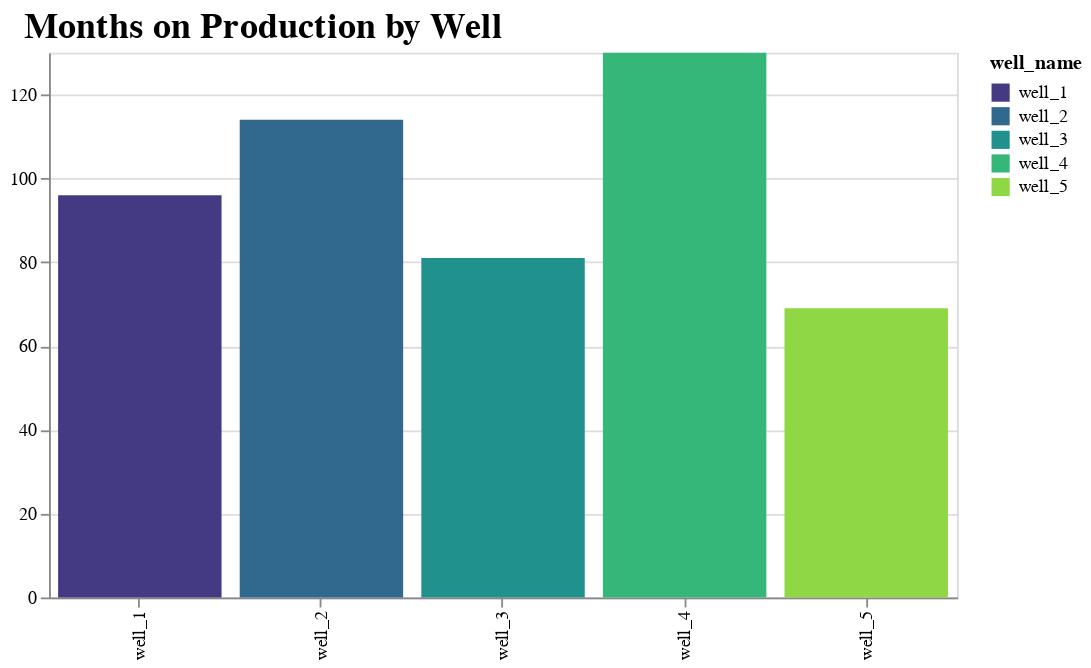

Write notebook code for a chart like this one.
### Markdown cell above
#### Frequency of Categorical Columns
- Each well has produced for a different length of time, where each row in the dataset represents a month of production.
- It would be interesting to visualize the difference between the first and last day of production by counting the row occurrences in the `well_name` column.

### Code cell
# Visualize months on production
alt.Chart(df).mark_bar().encode(
    alt.X('well_name:N').title(None),
    alt.Y('count():Q').title(None),
    alt.Color('well_name').scale(scheme='viridis')
).properties(
    height = 300,
    width = 500,
    title=alt.Title('Months on Production by Well', fontSize=20, align='right'),
)

### Figure 1 — Vega-Lite specification as saved in the notebook (floating-point values rounded to 4 significant figures; data arrays with more than 128 entries replaced by an {"elided": "..."} marker saying what was removed)
{"config": {"view": {"continuousWidth": 300, "continuousHeight": 300}}, "data": {"name": "data-7aa8f079216b152f689ca42d0430e04f"}, "mark": {"type": "bar"}, "encoding": {"color": {"field": "well_name", "scale": {"scheme": "viridis"}, "type": "nominal"}, "x": {"field": "well_name", "title": null, "type": "nominal"}, "y": {"aggregate": "count", "title": null, "type": "quantitative"}}, "height": 300, "title": {"text": "Months on Production by Well", "align": "right", "fontSize": 20}, "width": 500, "$schema": "https://vega.github.io/schema/vega-lite/v5.20.1.json", "datasets": {"data-7aa8f079216b152f689ca42d0430e04f": {"elided": "490 records"}}}
